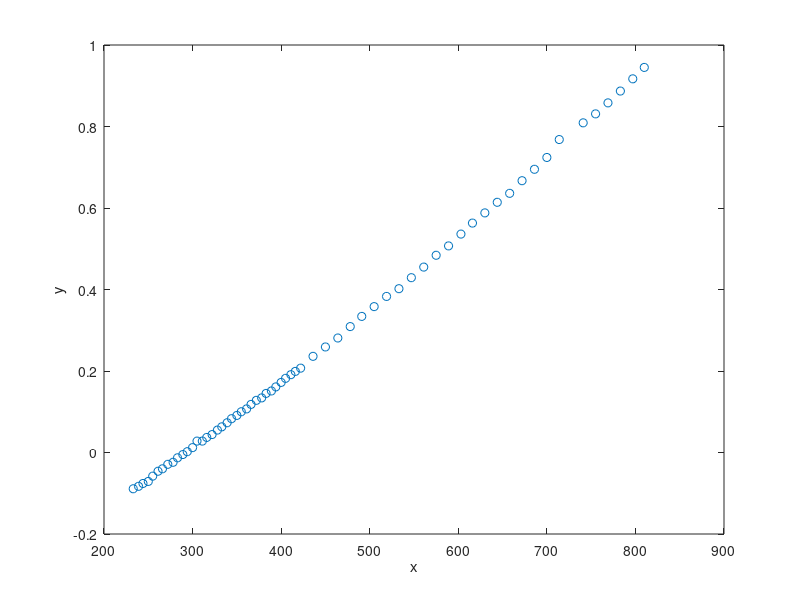

Reproduce this figure in MATLAB.
clear; 
close all; 
clc;
%% question a
K = [233 239 244 250 255 261 266 272 278 283 289 294 300 305 ...
    311 316 322 328 333 339 344 350 355 361 366 372 378 383 389 394 400 ...
    405 411 416 422 436 450 464 478 491 505 519 533 547 561 575 589 603 ...
    616 630 644 658 672 686 700 714 741 755 769 783 797 810]';

percentChange = [-0.089 -0.083 -0.076 -0.071 -0.058 -0.046 -0.040 ...
    -0.029 -0.024 -0.013 -0.005 0.002 0.012 0.028 0.028 0.037 0.044 ...
    0.055 0.063 0.073 0.083 0.091 0.100 0.107 0.118 0.128 0.134 0.145 0.151 0.161 0.172...
    0.182 0.191 0.199 0.207 0.236 0.259 0.281 0.309 0.334 0.358 0.383 0.402 0.429 0.455...
    0.484 0.507 0.536 0.563 0.588 0.614 0.636 0.667 0.695 0.724 0.768 0.809 0.831 0.858...
    0.887 0.917 0.945]';

figure(1);
plot(K,percentChange,'o');
xlabel('x'); ylabel('y');

 
%% question b using the 'regress' function
disp('Using regress to find b0 and b1')
Y = percentChange;
X = [ones(size(K)) K]; 
B = regress(Y,X);
b0 = B(1);
b1 = B(2);

%% question b using backslash operator to solve the least squares problem

disp('Using backslach to find b0 and b1')
B = X\Y;
b0 = B(1);
b1 = B(2);

% By comparing, regress function and backslash give the same answer. 

%% question c
E = Y-X*B; % array of errors for all data points
MSE = mean(E.^2); % mean of the squared error
